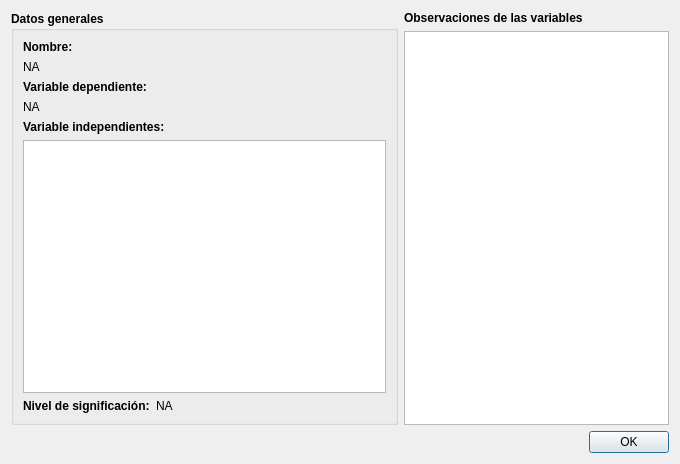
<?xml version="1.0" encoding="UTF-8"?>
<ui version="4.0">
 <class>DialogDetailsModel</class>
 <widget class="QDialog" name="DialogDetailsModel">
  <property name="geometry">
   <rect>
    <x>0</x>
    <y>0</y>
    <width>680</width>
    <height>464</height>
   </rect>
  </property>
  <property name="windowTitle">
   <string>Detalles del modelo</string>
  </property>
  <property name="windowIcon">
   <iconset resource="../resource/resource.qrc">
    <normaloff>:/img/falta.png</normaloff>:/img/falta.png</iconset>
  </property>
  <layout class="QGridLayout" name="gridLayout_2">
   <item row="0" column="0" rowspan="2">
    <widget class="QGroupBox" name="groupBox">
     <property name="font">
      <font>
       <weight>75</weight>
       <bold>true</bold>
      </font>
     </property>
     <property name="title">
      <string>Datos generales</string>
     </property>
     <layout class="QGridLayout" name="gridLayout">
      <item row="0" column="0">
       <widget class="QLabel" name="label_2">
        <property name="sizePolicy">
         <sizepolicy hsizetype="Maximum" vsizetype="Preferred">
          <horstretch>0</horstretch>
          <verstretch>0</verstretch>
         </sizepolicy>
        </property>
        <property name="text">
         <string>Nombre:</string>
        </property>
       </widget>
      </item>
      <item row="1" column="0">
       <widget class="QLabel" name="lONameModel">
        <property name="font">
         <font>
          <weight>50</weight>
          <bold>false</bold>
         </font>
        </property>
        <property name="text">
         <string>NA</string>
        </property>
       </widget>
      </item>
      <item row="2" column="0">
       <widget class="QLabel" name="label_3">
        <property name="sizePolicy">
         <sizepolicy hsizetype="Maximum" vsizetype="Preferred">
          <horstretch>0</horstretch>
          <verstretch>0</verstretch>
         </sizepolicy>
        </property>
        <property name="text">
         <string>Variable dependiente:</string>
        </property>
       </widget>
      </item>
      <item row="3" column="0">
       <widget class="QLabel" name="lONameVarD">
        <property name="font">
         <font>
          <weight>50</weight>
          <bold>false</bold>
         </font>
        </property>
        <property name="text">
         <string>NA</string>
        </property>
       </widget>
      </item>
      <item row="4" column="0" colspan="2">
       <widget class="QLabel" name="label_4">
        <property name="sizePolicy">
         <sizepolicy hsizetype="Maximum" vsizetype="Preferred">
          <horstretch>0</horstretch>
          <verstretch>0</verstretch>
         </sizepolicy>
        </property>
        <property name="text">
         <string>Variable independientes:</string>
        </property>
       </widget>
      </item>
      <item row="5" column="0" colspan="2">
       <widget class="QListView" name="listViewVI">
        <property name="sizePolicy">
         <sizepolicy hsizetype="Minimum" vsizetype="Expanding">
          <horstretch>0</horstretch>
          <verstretch>0</verstretch>
         </sizepolicy>
        </property>
       </widget>
      </item>
      <item row="6" column="0">
       <widget class="QLabel" name="label_5">
        <property name="sizePolicy">
         <sizepolicy hsizetype="Maximum" vsizetype="Preferred">
          <horstretch>0</horstretch>
          <verstretch>0</verstretch>
         </sizepolicy>
        </property>
        <property name="text">
         <string>Nivel de significación:</string>
        </property>
       </widget>
      </item>
      <item row="6" column="1">
       <widget class="QLabel" name="lOIntervalConfidence">
        <property name="sizePolicy">
         <sizepolicy hsizetype="Minimum" vsizetype="Preferred">
          <horstretch>0</horstretch>
          <verstretch>0</verstretch>
         </sizepolicy>
        </property>
        <property name="font">
         <font>
          <weight>50</weight>
          <bold>false</bold>
         </font>
        </property>
        <property name="text">
         <string>NA</string>
        </property>
       </widget>
      </item>
     </layout>
    </widget>
   </item>
   <item row="0" column="1">
    <widget class="QLabel" name="label">
     <property name="sizePolicy">
      <sizepolicy hsizetype="Maximum" vsizetype="Maximum">
       <horstretch>0</horstretch>
       <verstretch>0</verstretch>
      </sizepolicy>
     </property>
     <property name="font">
      <font>
       <weight>75</weight>
       <bold>true</bold>
      </font>
     </property>
     <property name="text">
      <string>Observaciones de las variables</string>
     </property>
    </widget>
   </item>
   <item row="1" column="1" colspan="2">
    <widget class="QTableView" name="tableViewMeasVariables">
     <property name="sizePolicy">
      <sizepolicy hsizetype="Expanding" vsizetype="Minimum">
       <horstretch>0</horstretch>
       <verstretch>0</verstretch>
      </sizepolicy>
     </property>
    </widget>
   </item>
   <item row="2" column="0" colspan="2">
    <spacer name="horizontalSpacer">
     <property name="orientation">
      <enum>Qt::Horizontal</enum>
     </property>
     <property name="sizeHint" stdset="0">
      <size>
       <width>569</width>
       <height>20</height>
      </size>
     </property>
    </spacer>
   </item>
   <item row="2" column="2">
    <widget class="QDialogButtonBox" name="buttonBox">
     <property name="sizePolicy">
      <sizepolicy hsizetype="Maximum" vsizetype="Fixed">
       <horstretch>0</horstretch>
       <verstretch>0</verstretch>
      </sizepolicy>
     </property>
     <property name="orientation">
      <enum>Qt::Horizontal</enum>
     </property>
     <property name="standardButtons">
      <set>QDialogButtonBox::Ok</set>
     </property>
    </widget>
   </item>
  </layout>
 </widget>
 <resources>
  <include location="../resource/resource.qrc"/>
 </resources>
 <connections>
  <connection>
   <sender>buttonBox</sender>
   <signal>accepted()</signal>
   <receiver>DialogDetailsModel</receiver>
   <slot>accept()</slot>
   <hints>
    <hint type="sourcelabel">
     <x>248</x>
     <y>254</y>
    </hint>
    <hint type="destinationlabel">
     <x>157</x>
     <y>274</y>
    </hint>
   </hints>
  </connection>
  <connection>
   <sender>buttonBox</sender>
   <signal>rejected()</signal>
   <receiver>DialogDetailsModel</receiver>
   <slot>reject()</slot>
   <hints>
    <hint type="sourcelabel">
     <x>316</x>
     <y>260</y>
    </hint>
    <hint type="destinationlabel">
     <x>286</x>
     <y>274</y>
    </hint>
   </hints>
  </connection>
 </connections>
</ui>
